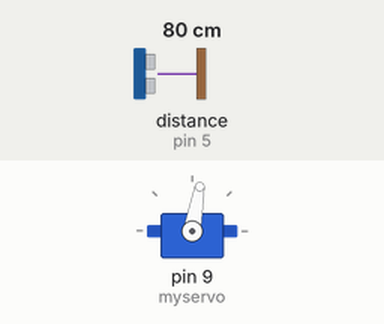
Bench run of a sketch on a simulated Arduino Uno, built with avr-gcc and run on an emulated ATmega328P. On the bench: servo. Wiring (inferred from the names in the program): ultrasonic range finder: trigger pin 7; echo pin 5. The inputs (shaded band) are chosen by the test bench; at power-on: distance to the obstacle (sensor on pin 5) 80 cm. The echo pulse lasts 58.3 µs per cm.

Above: at 2.27 s.
2.3 s: distance to the obstacle (sensor on pin 5) set to 2 cm
At 3.7 s:
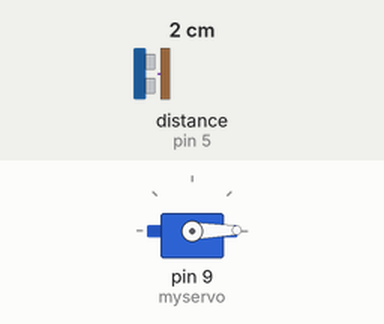
5.3 s: distance to the obstacle (sensor on pin 5) set to 120 cm
At 8.1 s:
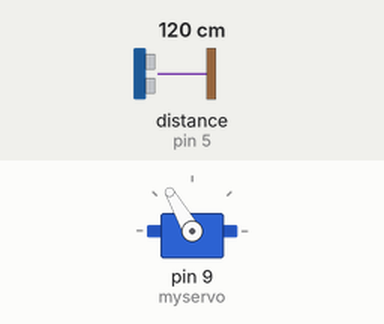
8.3 s: distance to the obstacle (sensor on pin 5) set to 250 cm
At 11.0 s:
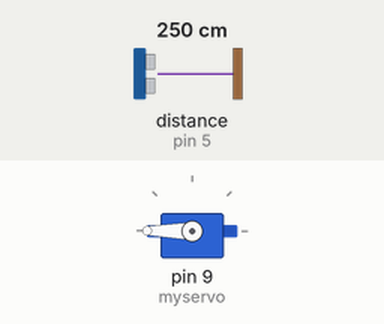
11.3 s: distance to the obstacle (sensor on pin 5) set to 35 cm
At 13.4 s:
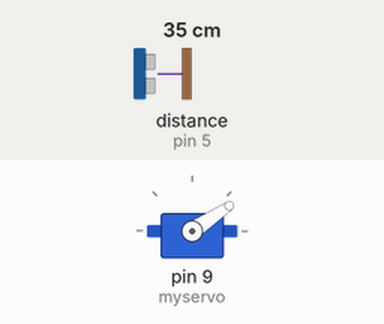
14.3 s: distance to the obstacle (sensor on pin 5) set to 183 cm
At 17.9 s:
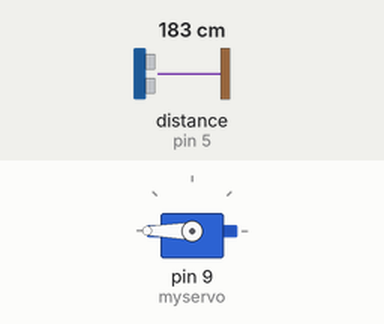
Timing chart, 0 to 18.3 s (numbered marks = the images above; inputs shaded):
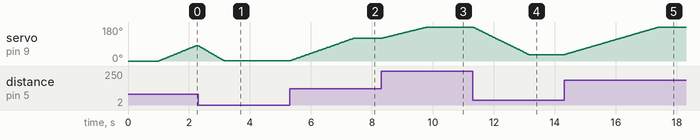

The sketch:

_17_ServoAndUltrasonicDistanceSensor.ino
```cpp
/***********************************************************
File name: 17_ServoAndUltrasonicDistanceSensor.ino
Description: we program Arduino UNO to control a servo with
             ultrasonic distance sensor.
Website: www.adeept.com
E-mail: support@adeept.com
Author: Tom
Date: 2015/05/02
***********************************************************/
#include <Servo.h>
Servo myservo;          //create servo object to control a servo
const int pingPin = 5;  // Digital pin 5 connected to Echo(UltrasonicDistanceSensor)
const int trigPin  = 7; // Digital pin 7 connected to Trig(UltrasonicDistanceSensor)

int angle = 0;//Recorded the angle information of the servo
void setup()
{
  pinMode(pingPin, INPUT); //Set the pingPin to output mode
  pinMode(trigPin, OUTPUT);//Set the trigPin to output mode
  myservo.attach(9);//attachs the servo on pin 9 to servo object
  myservo.write(0); //back to 0 degrees
  delay(1000);      //wait for a second
}

void loop()
{
   int cm = ping(pingPin) ; //Read the distance information
   if(cm>=180){ //We set the distance for less than 180 cm
     cm = 180;
   }
   //Let the cat is gradually moved
   if(angle>cm){
     angle--;
   }else if(angle<cm){
     angle++;
   }else{
     angle = cm;
   }
   myservo.write(angle);//back to 'angle' degrees(0 to 180)
   delay(10);//control servo speed
}
int ping(int pingPin)
{
   // establish variables for duration of the ping,
   // and the distance result in inches and centimeters:
   long duration, cm;
   // The PING))) is triggered by a HIGH pulse of 2 or more microseconds.
   // Give a short LOW pulse beforehand to ensure a clean HIGH pulse:
   pinMode(trigPin, OUTPUT);
   digitalWrite(trigPin, LOW);
   delayMicroseconds(2);
   digitalWrite(trigPin, HIGH);
   delayMicroseconds(5);
   digitalWrite(trigPin, LOW);
   pinMode(pingPin, INPUT);
   duration = pulseIn(pingPin, HIGH);
   // convert the time into a distance
   cm = microsecondsToCentimeters(duration);
   return cm ;
}

long microsecondsToCentimeters(long microseconds)
{
   // The speed of sound is 340 m/s or 29 microseconds per centimeter.
   // The ping travels out and back, so to find the distance of the
   // object we take half of the distance travelled.
   return microseconds / 29 / 2;
}
```

Measured:
- after the input at 2.3 s, servo on pin 9 (myservo): moves from 80° to 1° over 0.84 s, starting at once
- after the input at 5.3 s, servo on pin 9 (myservo): moves from 1° to 120° over 2.1 s, starting at once
- after the input at 8.3 s, servo on pin 9 (myservo): moves from 120° to 180° over 1.5 s, starting at once
- after the input at 11.3 s, servo on pin 9 (myservo): moves from 180° to 34° over 1.8 s, starting at once
- after the input at 14.3 s, servo on pin 9 (myservo): moves from 34° to 180° over 3.1 s, starting at once
